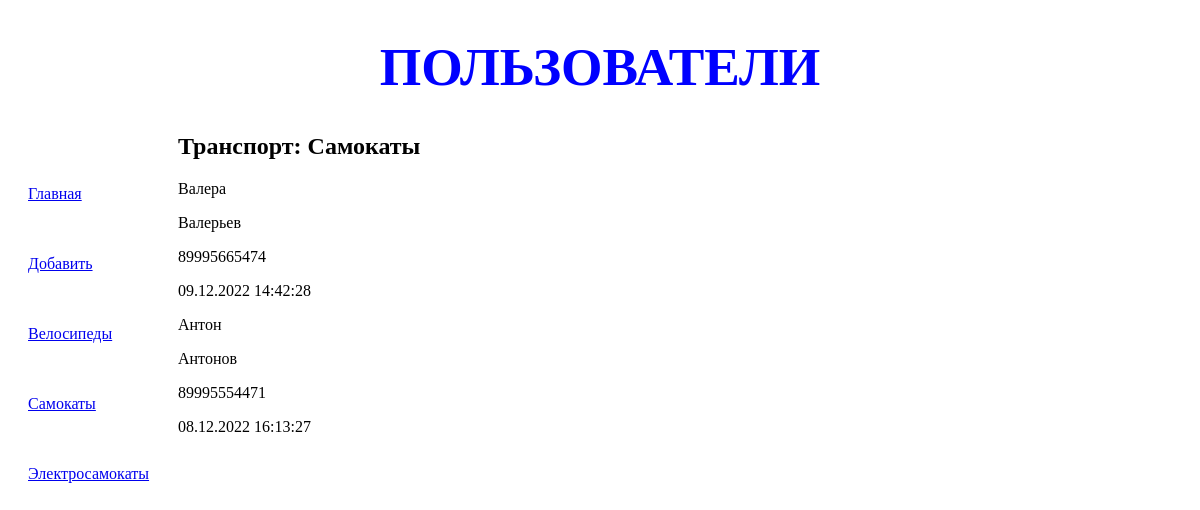
Page /transport/2/ on the committed database.
### transport/models.py (models this page shows, shortened)
class Rubric(models.Model):
    name = models.CharField(max_length=20, db_index=True, verbose_name='Название')
    class Meta:
        verbose_name_plural = 'Рубрики'
        verbose_name = 'Рубрика'
        ordering = ['name']

class User(models.Model):
    user_name = models.CharField(null=True, max_length=50, verbose_name='Имя пользователя')
    user_surname = models.CharField(null=True, max_length=100, verbose_name='Фамилия пользователя')
    user_number = models.IntegerField(null=True, blank=True, verbose_name='Номер телефона')
    published = models.DateTimeField(auto_now_add=True, db_index=True, verbose_name='Опубликовано')
    rubric = models.ForeignKey('Rubric', null=True, on_delete=models.PROTECT, verbose_name='Рубрика')
    class Meta:
        verbose_name_plural = 'Пользователи'
        verbose_name = 'Пользователь'
        ordering = ['-published']

### transport/views.py (the view)
# urls.py: path('<int:rubric_id>/', by_rubric, name='by_rubric'),
def by_rubric(request, rubric_id):
    bbs = User.objects.filter(rubric=rubric_id)
    rubrics = Rubric.objects.all()
    current_rubric = Rubric.objects.get(pk=rubric_id)
    context = {'bbs':bbs, 'rubrics':rubrics,
               'current_rubric':current_rubric}
    return render(request, 'transport/by_rubric.html', context)

### transport/templates/transport/by_rubric.html (shortened to what this page needs)
{% extends 'layout/basic.html' %}
{% block content %}
   <h2>Транспорт: {{ current_rubric.name }}</h2>
   {% for bb in bbs %}
   <div>
       <p>{{ bb.user_name }}</p>
       <p>{{ bb.user_surname }}</p>
       <p>{{ bb.user_number }}</p>
       <p>{{ bb.published|date:"d.m.Y H:i:s" }}</p>
   </div>
   {% endfor %}
   {% endblock %}

### transport/templates/layout/basic.html (shortened to what this page needs)
{% load static %}
<!DOCTYPE html>
<html lang="en">
<head>
    <link rel="stylesheet" type="text/css"
    href="{% static 'transport/style.css' %}">
</head>
<body>
   <header>
       <h1>Пользователи</h1>
   </header>
   <nav>
       <a href="{% url 'index' %}">Главная</a>
       <a href="{% url 'add' %}">Добавить</a>
       {% for rubric in rubrics %}
       <a href="{% url 'by_rubric' rubric.pk %}">{{ rubric.name }}</a>
       {% endfor %}
   </nav>
   <section>
       {% block content %}
       {% endblock %}
   </section>
</body>
</html>

### transport/static/transport/style.css (style rules this page uses)
header h1 { font-size: 40pt; text-transform: uppercase; text-align: center; color: blue; }
nav { font-size: 16 pt; width: 150px; float: left; }
nav a { display: block; margin: 52px 20px; }
section { margin-left: 170px; }

### rows in the picture
Rubric: name "Велосипеды"
Rubric: name "Самокаты"
Rubric: name "Электросамокаты"
User: user_name "Валера", user_surname "Валерьев", user_number "89995665474", published "09.12.2022 14:42:28"
User: user_name "Антон", user_surname "Антонов", user_number "89995554471", published "08.12.2022 16:13:27"
